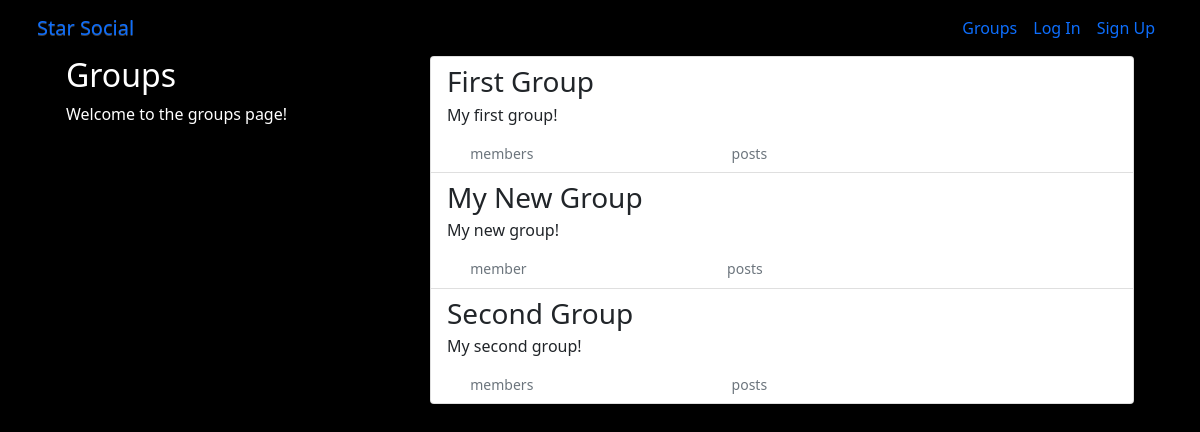
The app's page /groups/ with its own data.
### groups/models.py (models this page shows, shortened)
class Group(models.Model):
    name = models.CharField(max_length=255, unique=True)
    slug = models.SlugField(allow_unicode=True, unique=True)
    description = models.TextField(blank=True, default='')
    description_html = models.TextField(editable=False, default='', blank=True)
    members = models.ManyToManyField(User,through="GroupMember")
    class Meta:
        ordering = ["name"]

### groups/views.py (the view)
# urls.py: path('', views.ListGroup.as_view(), name = 'all'),
class ListGroup(generic.ListView):
    model = Group

### groups/templates/groups/group_list.html (shortened to what this page needs)
{% extends "groups/group_base.html" %}
{% block pregroup %}
    <div class="col-md-4">
        <div class="content">
            <h2>Groups</h2>
            <p>Welcome to the groups page!</p>
        </div>
    </div>
{% endblock %}
{% block group_content %}
<div class="col-md-8">
    <div class="list-group">
        {% for group in object_list %}
        <a href="{% url 'groups:single' slug=group.slug %}"
            class="list-group-item list-group-item-action flex-column align-items-start">
            <h3 class="mb-1">{{ group.name }}</h3>
            <p class="mb-1">{{ group.description_html|safe }}</p>
            <div class="d-flex w-40 justify-content-between">
                <small class="text-muted"><span class="badge badge-secondary">
                        {{ group.members.count }}</span> member{{ group.members.count|pluralize }}</small>
                <small class="text-muted"><span class="badge badge-secondary">
                        {{ group.posts.count }}</span> post{{ group.posts.count|pluralize }}</small>
            </div>
        </a>
        {% endfor %}
    </div>
</div>
{% endblock %}

### static/simplesocial/css/master.css (style rules this page uses)
body { margin: 0; overflow: hidden; background-color: black; color:white; }

### records on screen
Group: name "First Group", description_html "My first group!"
Group: name "My New Group", description_html "My new group!"
Group: name "Second Group", description_html "My second group!"
